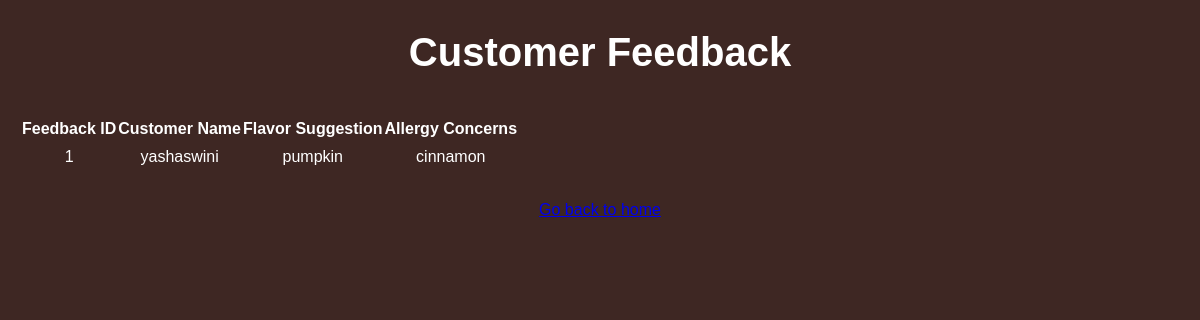
The app's page /list_feedback with its own data.
### tables this page shows
CREATE TABLE customer_feedback (
        feedback_id INTEGER PRIMARY KEY AUTOINCREMENT,
        customer_name TEXT,
        flavor_suggestion TEXT,
        allergy_concerns TEXT
    );

### app.py (the view)
@app.route('/list_feedback')
def list_feedback_route():
    connection = sqlite3.connect("chocolate_house.db")
    cursor = connection.cursor()
    cursor.execute('SELECT * FROM customer_feedback')
    feedbacks = cursor.fetchall()
    connection.close()
    return render_template('list_feedback.html', feedbacks=feedbacks)

### templates/list_feedback.html (shortened to what this page needs)
<!DOCTYPE html>
<html lang="en">
<head>
    <link rel="stylesheet" href="{{ url_for('static', filename='css/style.css') }}">
</head>
<body>
    <h1>Customer Feedback</h1>
    <table>
        <thead>
            <tr>
                <th>Feedback ID</th>
                <th>Customer Name</th>
                <th>Flavor Suggestion</th>
                <th>Allergy Concerns</th>
            </tr>
        </thead>
        <tbody>
            {% for feedback in feedbacks %}
            <tr>
                <td>{{ feedback[0] }}</td>
                <td>{{ feedback[1] }}</td>
                <td>{{ feedback[2] if feedback[2] else 'None' }}</td>
                <td>{{ feedback[3] if feedback[3] else 'None' }}</td>
            </tr>
            {% endfor %}
        </tbody>
    </table>
    <br>
    <a href="{{ url_for('index') }}">Go back to home</a>
</body>
</html>

### static/css/style.css (style rules this page uses)
* { margin: 0; padding: 0; box-sizing: border-box; }
body { background-color: #3e2723; font-family: Arial, sans-serif; color: #ffffff; line-height: 1.6; text-align: center; padding: 20px; }
h1, h2 { font-size: 2.5rem; color: #fff; text-align: center; margin-bottom: 30px; }

### records on screen
customer_feedback: feedback_id "1", customer_name "yashaswini", flavor_suggestion "pumpkin", allergy_concerns "cinnamon"
